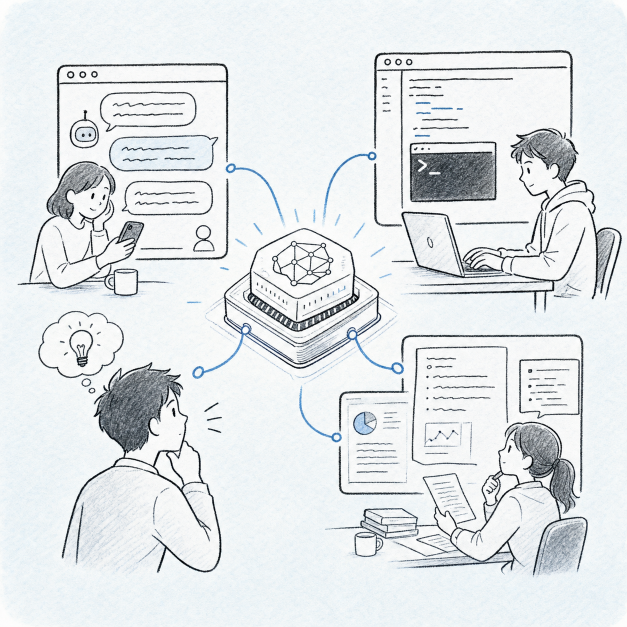
#> input picture assets/ponchi/final/D-12.png, 1254 x 1254 px (shown at 1/2 size); its folder holds only this picture in this run
$ python resize_to_2_1.py
#> lines starting #> are read from the running program, lines starting #| are printed output that depends on the picture
#!/usr/bin/env python3
"""assets/ponchi/final/ 内のすべての画像をアスペクト比 2:1 に変換し、品質を統一してWebP化する。

- 元画像の端（左上ピクセル）の色をサンプリングし、自然に馴染む背景色として余白部分を塗りつぶします。
- 1254x1254 (1:1) の画像を 1254x627 (2:1) にリサイズ・余白追加します（元画像を627x627に縮小して中央配置）。
  ※ 引数 --high-res を指定すると、元の解像度を維持して 2508x1254 (2:1) にします。
- PNG は 2:1 に上書き保存し、WebP も品質を統一して再生成します。
"""
from __future__ import annotations

import argparse
import glob
import sys
from pathlib import Path
from PIL import Image

ROOT = Path(__file__).resolve().parents[1]
FINAL_DIR = ROOT / "assets" / "ponchi" / "final"


def process_image(img_path: Path, high_res: bool, quality: int) -> bool:
#> called with high_res = False, quality = 80
    try:
        with Image.open(img_path) as im:
            # RGBモードに変換 (PNGやWebPのRGBA対応)
#> im is the input picture: PIL image 1254x1254 RGB; mean R, G, B 225.6, 229.8, 231.8
            if im.mode not in ("RGB", "RGBA"):
                im = im.convert("RGBA")

            orig_w, orig_h = im.size
#> orig_w = 1254; orig_h = 1254

            # 2:1 の新しいキャンバスサイズを決定
            if high_res:
                # 高さを維持して 2508x1254 にする (元画像は 1254x1254 のまま中央配置)
                new_h = orig_h
                new_w = orig_h * 2
                scale_w = orig_w
                scale_h = orig_h
            else:
                # 幅を維持して 1254x627 にする (元画像を 627x627 に縮小して中央配置)
                new_w = orig_w
#> new_w = 1254
                new_h = orig_w // 2
#> new_h = 627
                scale_w = new_h
#> scale_w = 627
                scale_h = new_h
#> scale_h = 627

            # 左上ピクセル (座標 4, 4) から背景色をサンプリングして余白を馴染ませる
            # 端のノイズを避けるため少し内側をサンプリング
            sample_x = min(4, orig_w - 1)
#> sample_x = 4
            sample_y = min(4, orig_h - 1)
#> sample_y = 4
            bg_color = im.getpixel((sample_x, sample_y))
#> bg_color = (253, 253, 254)

            # アルファチャンネルが不要な場合は RGB キャンバスにする
            if len(bg_color) == 4 and bg_color[3] == 0:
                # 完全に透明な場合は白背景にするか、RGBAで透明キャンバスを作成
                new_canvas = Image.new("RGBA", (new_w, new_h), (255, 255, 255, 0))
            else:
                # 不透明な場合はサンプリングした色で塗りつぶす (RGB化)
                if len(bg_color) == 4:
                    # RGBAの場合はRGBに潰す
                    bg_color_rgb = bg_color[:3]
                else:
                    bg_color_rgb = bg_color
#> bg_color_rgb = (253, 253, 254)
                new_canvas = Image.new("RGB", (new_w, new_h), bg_color_rgb)

            # 元画像を新しいアスペクト比用にリサイズ (アンチエイリアシング高品質)
            resized_im = im.resize((scale_w, scale_h), Image.Resampling.LANCZOS)
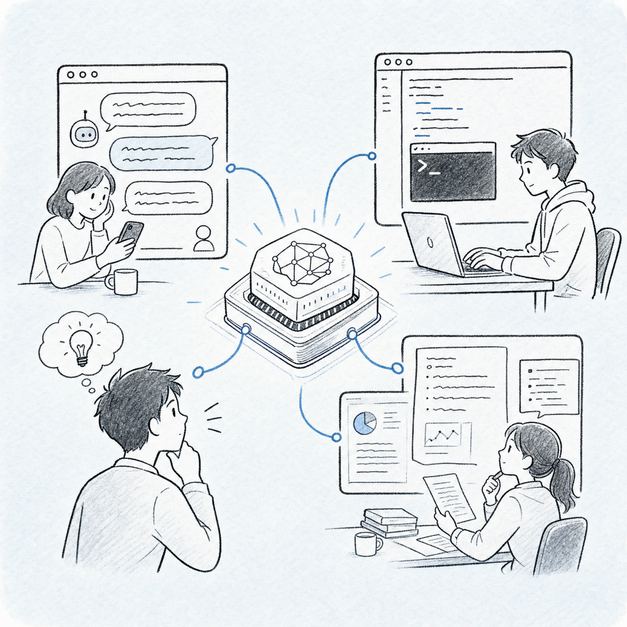
#> resized_im: PIL image 627x627 RGB; mean R, G, B 225.5, 229.7, 231.7

            # 中央に配置
            paste_x = (new_w - scale_w) // 2
#> paste_x = 313
            paste_y = (new_h - scale_h) // 2
#> paste_y = 0

            # アルファチャンネルがある場合はマスクとして使用して貼り付け
            if resized_im.mode == "RGBA":
                new_canvas.paste(resized_im, (paste_x, paste_y), resized_im)
            else:
                new_canvas.paste(resized_im, (paste_x, paste_y))
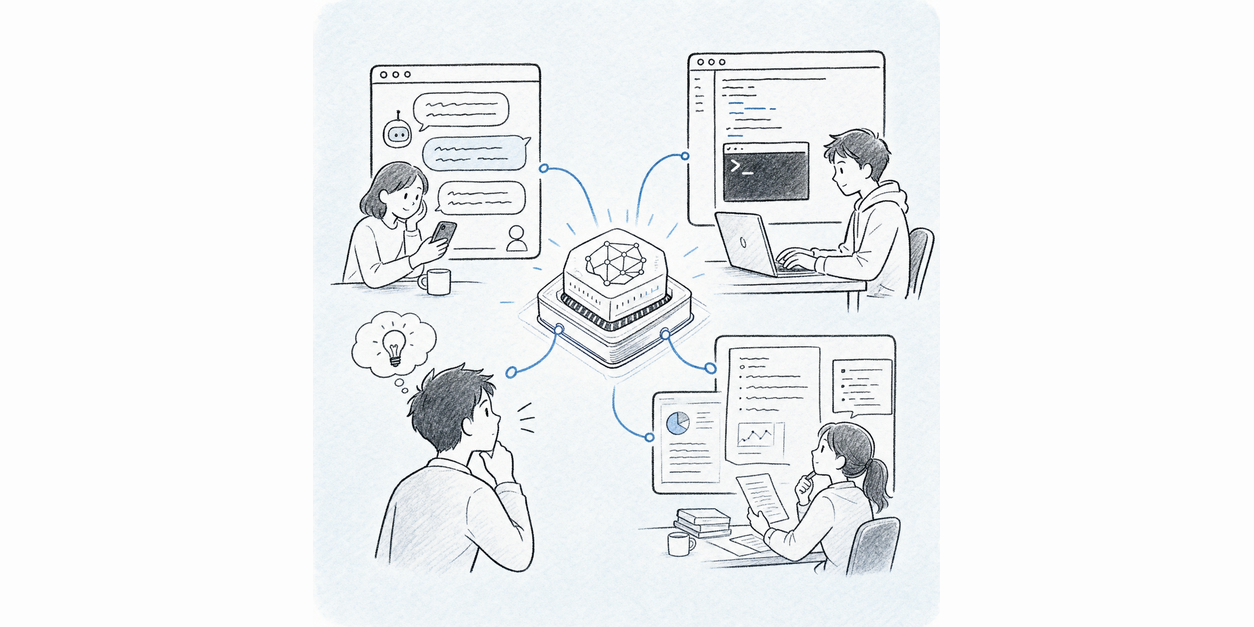
#> new_canvas: PIL image 1254x627 RGB; mean R, G, B 239.2, 241.3, 242.9

            # PNG で保存し直す (元のファイルが PNG の場合、または PNG が存在する場合)
            png_path = img_path.with_suffix(".png")

            # RGB または RGBA のまま保存
            new_canvas.save(png_path, "PNG")

            # WebP にも保存 (品質とじっくり圧縮パラメータを統一)
            webp_path = img_path.with_suffix(".webp")
            # WebP保存時はRGBに変換してサイズを削減 (透明度がない場合)
            if new_canvas.mode == "RGBA" and not has_transparency(new_canvas):
                save_canvas = new_canvas.convert("RGB")
            else:
                save_canvas = new_canvas

            save_canvas.save(webp_path, "WEBP", quality=quality, method=6)

            return True
    except Exception as e:
        print(f"Error processing {img_path.name}: {e}")
        return False


def has_transparency(img: Image.Image) -> bool:
    if img.mode != "RGBA":
        return False
    # アルファ極小値があるかスキャン
    alpha = img.getchannel("A")
    return any(v < 255 for v in alpha.getdata())


def main() -> int:
    ap = argparse.ArgumentParser()
    ap.add_argument("--high-res", action="store_true", help="高解像度を維持 (2508x1254)")
    ap.add_argument("--quality", type=int, default=80, help="WebP の圧縮品質 (既定 80)")
    args = ap.parse_args()

    # 重複を避けるため、まず PNG と WebP をすべてリストアップして一意のエントリIDにまとめる
    all_files = glob.glob(str(FINAL_DIR / "*.png")) + glob.glob(str(FINAL_DIR / "*.webp"))
    if not all_files:
        print(f"no images found in {FINAL_DIR}")
        return 0

    stems = sorted(list({Path(p).stem for p in all_files}))
    print(f"Found {len(stems)} entry images to process.")
    print(f"Mode: {'High-res (2508x1254)' if args.high_res else 'Standard (1254x627)'}")
    print(f"WebP Quality: {args.quality}")

    success_count = 0
    for idx, stem in enumerate(stems, start=1):
        # PNG があれば優先的に入力元にする (画質劣化を防ぐため)
        png_path = FINAL_DIR / f"{stem}.png"
        webp_path = FINAL_DIR / f"{stem}.webp"

        src_path = png_path if png_path.exists() else webp_path

        if process_image(src_path, args.high_res, args.quality):
            success_count += 1
            if idx % 50 == 0 or idx == len(stems):
                print(f"  Processed {idx}/{len(stems)}...")

    print(f"\nSuccessfully unified size (2:1) and quality for {success_count}/{len(stems)} images.")
    return 0


if __name__ == "__main__":
    sys.exit(main())
#> (the program exits here)

$ run again, on assets/ponchi/final/F-44.png
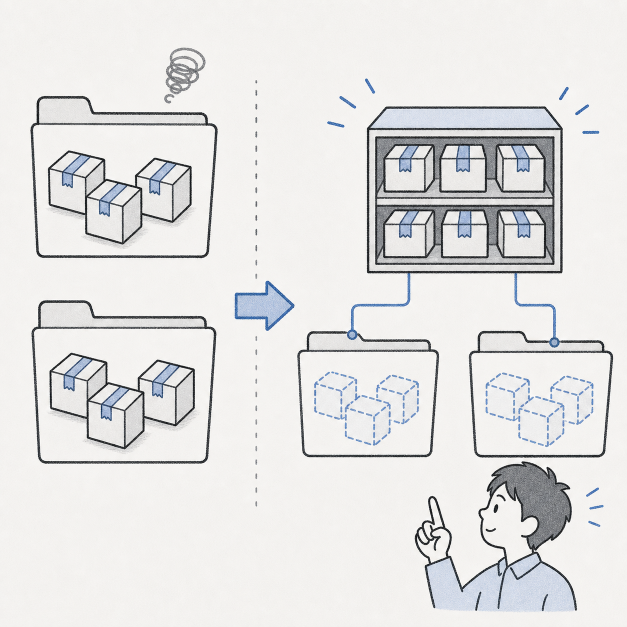
#> input picture assets/ponchi/final/F-44.png, 1254 x 1254 px (shown at 1/2 size)
#> in process_image, im is the input picture: PIL image 1254x1254 RGB; mean R, G, B 227.3, 226.9, 226.4
#> bg_color = (245, 244, 241)
#> in process_image, `resized_im = im.resize((scale_w, scale_h), Image.Resampling.LANCZOS)`:
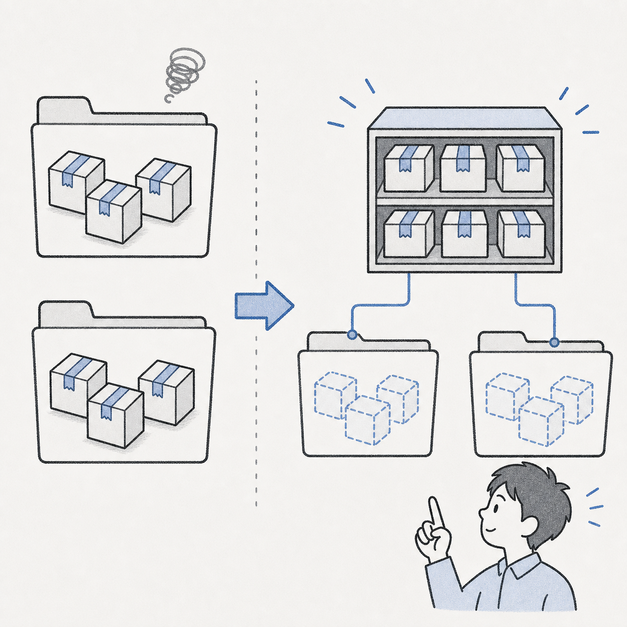
#> resized_im: PIL image 627x627 RGB; mean R, G, B 227.3, 226.9, 226.4
#> in process_image, `new_canvas.paste(resized_im, (paste_x, paste_y))`:
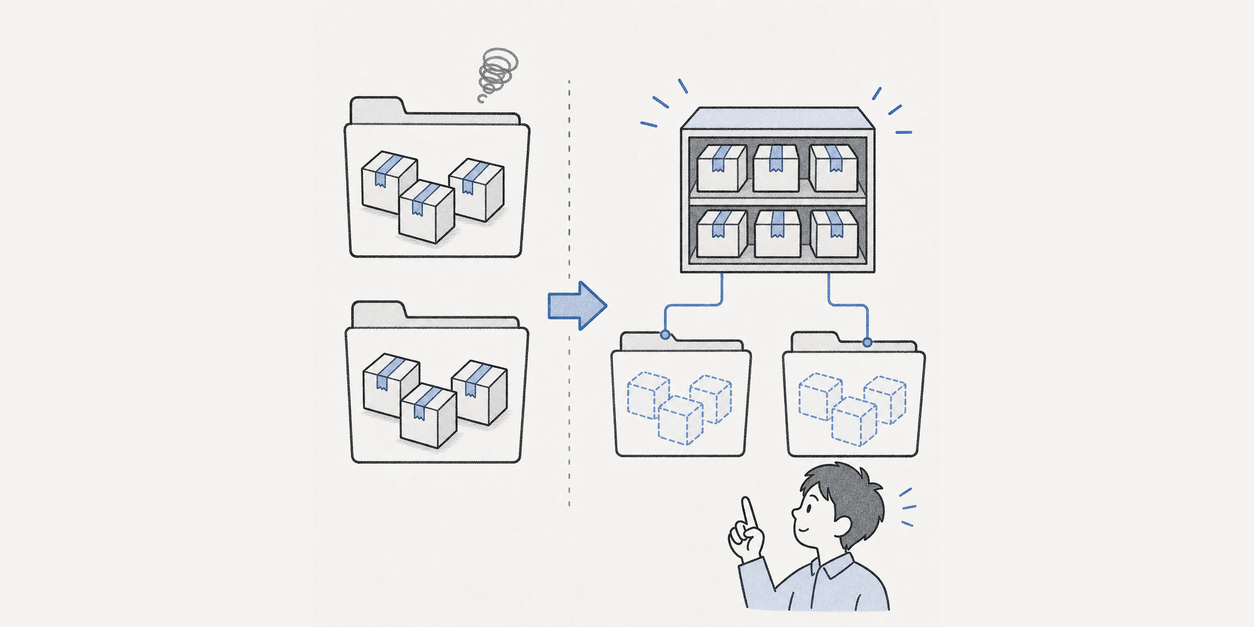
#> new_canvas: PIL image 1254x627 RGB; mean R, G, B 236.2, 235.4, 233.7

$ run again, on assets/ponchi/final/J-3.png
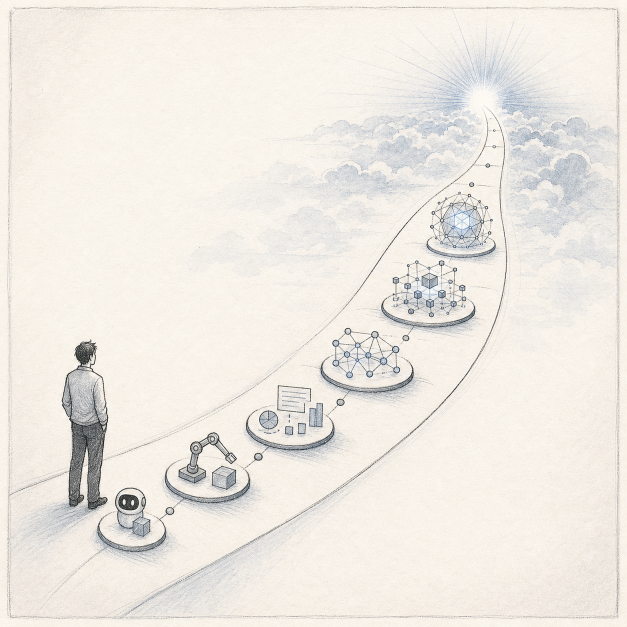
#> input picture assets/ponchi/final/J-3.png, 1254 x 1254 px (shown at 1/2 size)
#> in process_image, im is the input picture: PIL image 1254x1254 RGB; mean R, G, B 238.2, 233.7, 226.8
#> bg_color = (252, 247, 238)
#> in process_image, `resized_im = im.resize((scale_w, scale_h), Image.Resampling.LANCZOS)`:
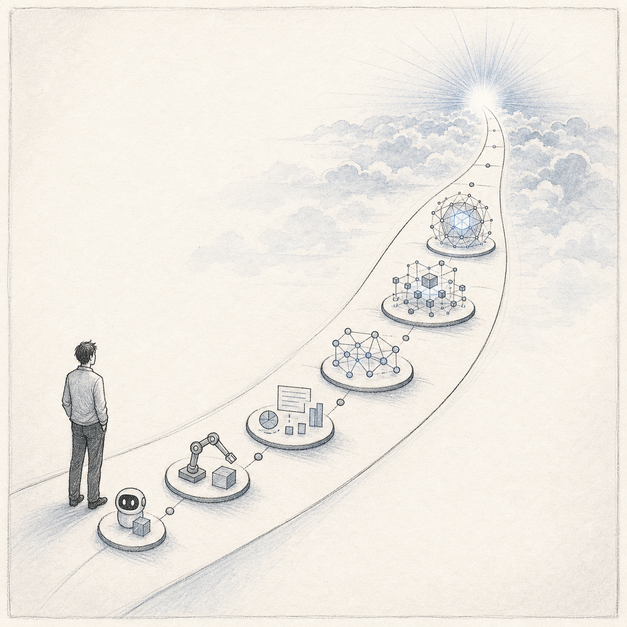
#> resized_im: PIL image 627x627 RGB; mean R, G, B 238.2, 233.7, 226.8
#> in process_image, `new_canvas.paste(resized_im, (paste_x, paste_y))`:
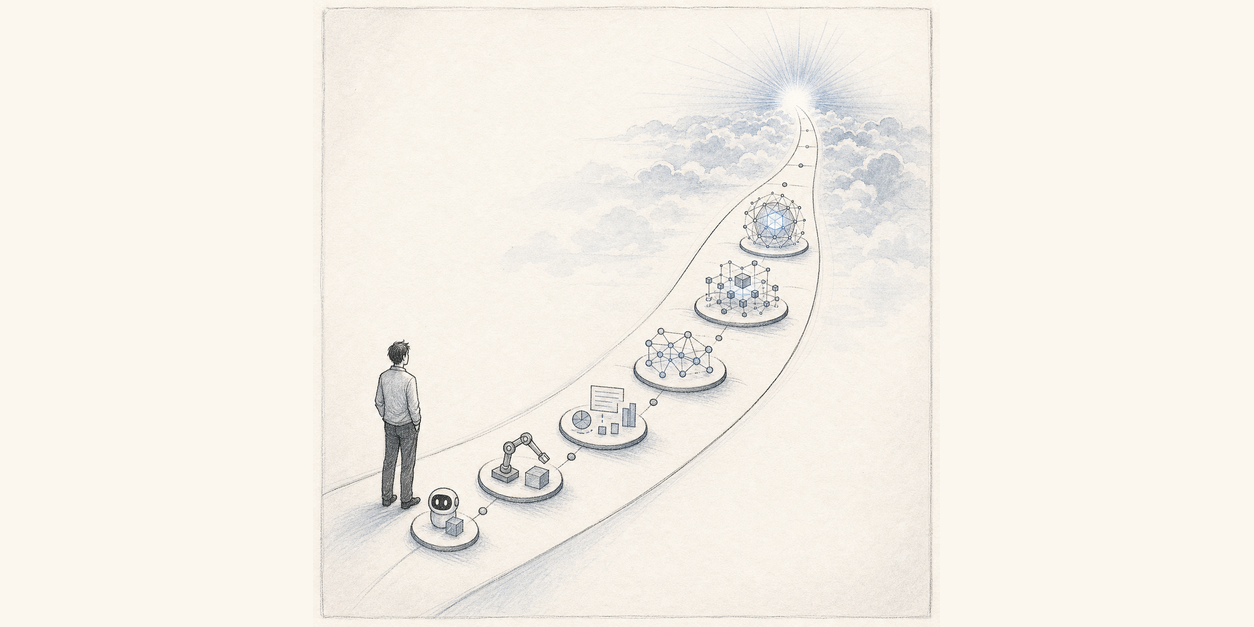
#> new_canvas: PIL image 1254x627 RGB; mean R, G, B 245.1, 240.3, 232.4
